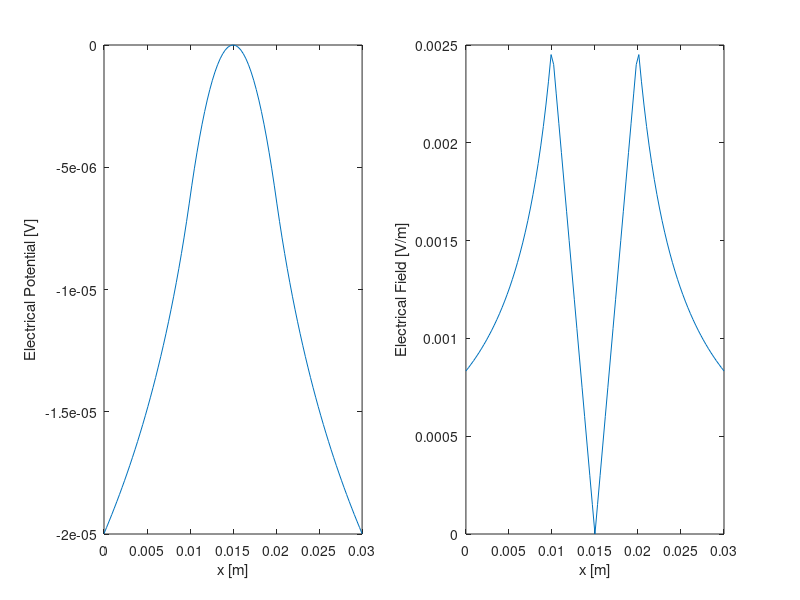
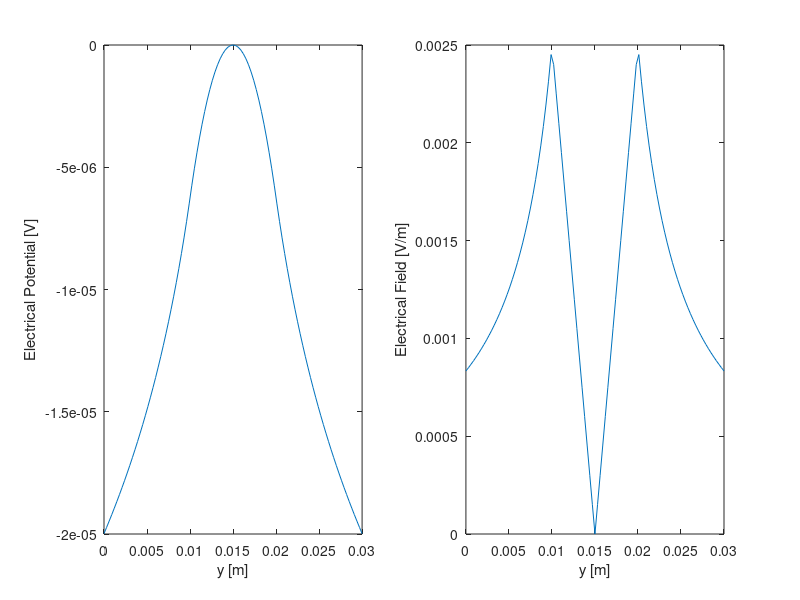
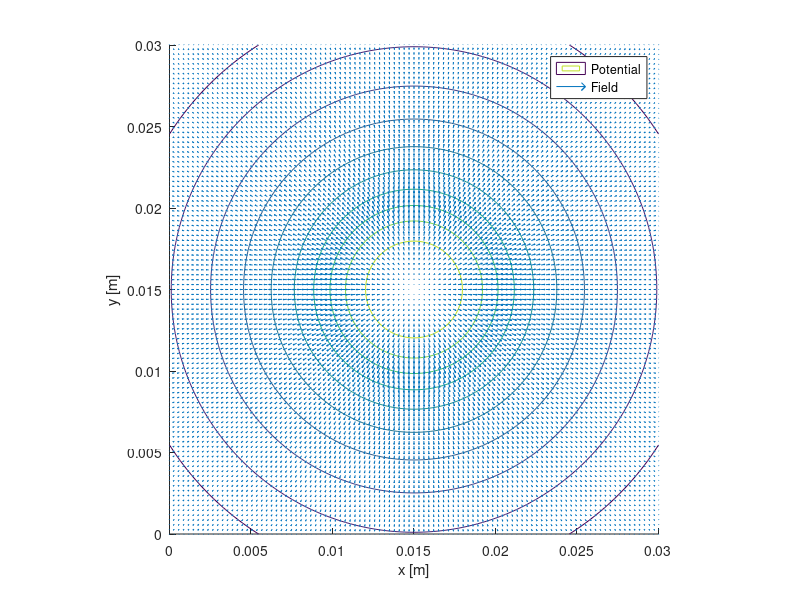
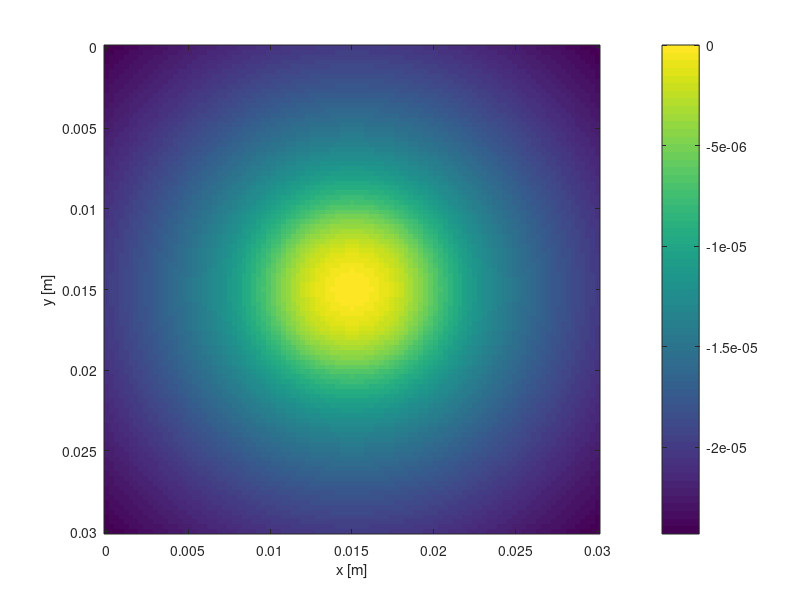

Write MATLAB code to recreate these figures, in order. (Note: this script raises an error after producing the figures.)
%% Problem 1
close all; clear; clc; 
delete *.eps

% define parameters

eps0 = 8.85e-12; % vacuum permittivity

Lx = 3e-2; % Lx = 3cm
Ly = 3e-2; % Ly = 3cm

x0 = Lx/2; 
y0 = Ly/2; % center of the cylinder 

R = Lx/6;  % radius of the cylinder
rou0 = 8.85e-12;  % charge density in the cylinder


nx = 100;  % number of points 
ny = nx;


% discretization domain

x = linspace(0,Lx,nx+1);
y = linspace(0,Ly,ny+1);

delx = x(2)-x(1);
dely = y(2)-y(1);

[X, Y] = meshgrid(x,y);

% Compute the electric field and electric potential

r  = sqrt((X-x0).^2+(Y-y0).^2);


% E1 = ro_0 / (2*eps0) * r;       % r < R
% E2 = ro_0*R^2/(2*eps0) ./ r;    % r > R
% 
% Phi1 = -ro_0/(4*eps0) * r.*2;   % r < R
% Phi2 = -ro_0/(4*eps0) * R^2 * (1-2*log(R./r)); % r > R 

E1 = rou0 / (2*eps0) * sqrt((X-x0).^2+(Y-y0).^2);       % r < R
E2 = rou0*R^2/(2*eps0) ./ sqrt((X-x0).^2+(Y-y0).^2);    % r > R

V1 = -rou0/(4*eps0) * ((X-x0).^2+(Y-y0).^2);   % r < R
V2 = -rou0/(4*eps0) * R^2 * (1-2*log(R./sqrt((X-x0).^2+(Y-y0).^2))); % r > R 

[idxX, idxY] = find( sqrt( (X-x0).^2 + (Y-y0).^2 ) > R );


E = E1;
V = V1;

for i = 1:length(idxX) 
    E(idxX(i), idxY(i)) = E2(idxX(i), idxY(i));
    V(idxX(i), idxY(i)) = V2(idxX(i), idxY(i));
end


Ex = E.* (X-x0)./r;   % Ex = Er * (x-x0)/r
Ey = E.* (Y-y0)./r;   % Ey = Er * (y-y0)/r

xidx = find(y == y0);
yidx = find(x == x0);




figure(1)
clf 
subplot(1,2,1)
plot(X(xidx,:),V(xidx,:))
xlabel('x [m]')
ylabel('Electrical Potential [V]')
subplot(1,2,2)
plot(X(xidx,:),E(xidx,:))
xlabel('x [m]')
ylabel('Electrical Field [V/m]')
print -depsc fig1.eps

figure(2)
clf
subplot(1,2,1)
plot(Y(:,yidx),V(:,yidx))
xlabel('y [m]')
ylabel('Electrical Potential [V]')
subplot(1,2,2)
plot(Y(:,yidx),E(:,yidx))
xlabel('y [m]')
ylabel('Electrical Field [V/m]')
print -depsc fig2.eps

figure(3)
clf
hold on 
axis equal
contour(X,Y,V)
quiver(X,Y,Ex,Ey)
legend('Potential', 'Field')
xlabel('x [m]')
ylabel('y [m]')
print -depsc fig3.eps

figure(4) 
clf
imagesc(x,y,V) % magnitude of potential
colorbar
xlabel('x [m]')
ylabel('y [m]')
print -depsc fig4.eps

figure(5)
clf
imagesc(x,y,E) % magnitude of electric field
colorbar
xlabel('x [m]')
ylabel('y [m]')
print -depsc fig5.eps


%% Problem 2

% parameter definition
a = 1/dely^2*(-2/delx^2-2/dely^2)^-1;
b = a;
c = 1/delx^2*(-2/delx^2-2/dely^2)^-1;
d = c;

% v = ones(size(V,1),size(V,2));
% v(1,:) = 0; v(size(v,1),:) = 0; v(:,1) = 0; v(:,size(v,2)) = 0; % boundary condition

v = zeros(size(V,1),size(V,2));

% distribution of the charge density
s = rou0*ones(size(X,1),size(X,2))*(-2/delx^2-2/dely^2)^-1/(-eps0);
for i = 1 : length(idxX)
    s(idxX(i), idxY(i)) = 0;
end

epsilon = 1e-10;  % accuracy
dnorms=sum(sum(s.^2)); 

% figure(6)
% clf
% imagesc(x,y,s)
% axis equal
% colorbar

wVect = 1:0.05:2;
vCell = cell(1,length(wVect));
itVect = zeros(1,length(wVect));
exCell = cell(1,length(wVect));
eyCell = cell(1,length(wVect));
eCell = cell(1,length(wVect));


for i = 1:length(wVect)
    
    w = wVect(i);

    [v,it] = sorEE430S19(a,b,c,d,v,s,w,epsilon,nx,ny,dnorms);
    vCell{i} = v;    % store the potential
    itVect(i) = it;  % store the iteration number


    % calculating the electric field from the potential
    [ex, ey] = gradient(v);
    ex = -ex/delx;
    ey = -ey/dely;
    e = sqrt(ex.^2+ey.^2);
    exCell{i} = ex;  % store ex
    eyCell{i} = ey;  % store ey
    eCell{i} = e;    % store e

end



figure(6)
clf
subplot(1,2,1)
plot(X(xidx,:),v(xidx,:))
hold on
plot(X(xidx,:),V(xidx,:),'r--')
xlabel('x [m]')
ylabel('Electrical Potential [V]')
legend('SOR', 'Analytical')
subplot(1,2,2)
plot(X(xidx,:),e(xidx,:))
hold on
plot(X(xidx,:),E(xidx,:),'r--')
xlabel('x [m]')
ylabel('Electrical Field [V/m]')
legend('SOR', 'Analytical')
print -depsc fig6.eps

figure(7)
clf
subplot(1,2,1)
plot(Y(:,yidx),v(:,yidx))
hold on
plot(Y(:,yidx),V(:,yidx),'r--')
xlabel('y [m]')
ylabel('Electrical Potential [V]')
legend('SOR', 'Analytical')
subplot(1,2,2)
plot(Y(:,yidx),e(:,yidx))
hold on 
plot(Y(:,yidx),E(:,yidx),'r--')
xlabel('y [m]')
ylabel('Electrical Field [V/m]')
legend('SOR', 'Analytical')
print -depsc fig7.eps


figure(8)
clf
hold on 
axis equal
contour(X,Y,v)
quiver(X,Y,ex,ey)
legend('Potential', 'Field')
xlabel('x [m]')
ylabel('y [m]')
print -depsc fig8.eps

figure(9) 
clf
imagesc(x,y,v) % magnitude of potential
colorbar
xlabel('x [m]')
ylabel('y [m]')
print -depsc fig9.eps

figure(10)
clf
imagesc(x,y,e) % magnitude of electric field
colorbar
xlabel('x [m]')
ylabel('y [m]')
print -depsc fig10.eps



figure(11)
clf
semilogy(wVect,itVect)
hold on
plot(wVect(itVect==min(itVect)),itVect(itVect==min(itVect)),'r*')
xlabel('w')
ylabel('Number of iteration')
print -depsc fig11.eps

wb_num = wVect(itVect==min(itVect));
wb_ana = 2/(1+sqrt(1-cos(pi/nx)^2));




% s = -rou0/eps0*(-2/delx^2-2/dely^2)^(-1)*ones(size(v,1),size(v,2));
% rosor = cos(pi/nx); w = 2/(1+sqrt(1-rosor^2));
% epsilon = 1e-10; 
% dnorms=sum(sum(s.^2));
% 
% [v,it]=sorEE430S19(a,b,c,d,v,s,w,epsilon,nx,ny,dnorms);
% [ex, ey] = gradient(v);
% ex = -ex/delx;
% ey = -ey/dely;
% e = sqrt(ex.^2+ey.^2);


% clear w a b c d v s epsilon dnorms
% 
% w = 1.1:0.1:2.9;
% itVect = zeros(1,length(w));
% for i = 1:length(w)
%     a = 1/dely^2*(-2/delx^2-2/dely^2)^-1;
%     b = a;
%     c = 1/delx^2*(-2/delx^2-2/dely^2)^-1;
%     d = c;
%     v = zeros(size(V,1),size(V,2));
%     s = -rou0/eps0*(-2/delx^2-2/dely^2)^(-1)*ones(size(v,1),size(v,2));
%     epsilon = 1e-10; 
%     dnorms=sum(sum(s.^2));
%     [v,it]=sorEE430S19(a,b,c,d,v,s,w(i),epsilon,nx,ny,dnorms);
%     itVect(i) = it;
% end





%% Problem 3


v = zeros(size(V,1),size(V,2));

% match boundary conditions
v(1,:) = V(1,:) ;
v(size(v,1),:) = V(size(v,1),:); 
v(:,1) = V(:,1);
v(:,size(v,2)) = V(:,size(v,2)); 

w = wb_num;   % set it as the best value calculated numerically 

[v,~] = sorEE430S19(a,b,c,d,v,s,w,epsilon,nx,ny,dnorms);


% calculating the electric field from the potential
[ex, ey] = gradient(v);
ex = -ex/delx;
ey = -ey/dely;
e = sqrt(ex.^2+ey.^2);


figure(12)
clf
subplot(1,2,1)
plot(X(xidx,:),v(xidx,:))
hold on
plot(X(xidx,:),V(xidx,:),'r--')
xlabel('x [m]')
ylabel('Electrical Potential [V]')
legend('SOR', 'Analytical')
subplot(1,2,2)
plot(X(xidx,:),e(xidx,:))
hold on
plot(X(xidx,:),E(xidx,:),'r--')
xlabel('x [m]')
ylabel('Electrical Field [V/m]')
legend('SOR', 'Analytical')
print -depsc fig12.eps

figure(13)
clf
subplot(1,2,1)
plot(Y(:,yidx),v(:,yidx))
hold on
plot(Y(:,yidx),V(:,yidx),'r--')
xlabel('y [m]')
ylabel('Electrical Potential [V]')
legend('SOR', 'Analytical')
subplot(1,2,2)
plot(Y(:,yidx),e(:,yidx))
hold on 
plot(Y(:,yidx),E(:,yidx),'r--')
xlabel('y [m]')
ylabel('Electrical Field [V/m]')
legend('SOR', 'Analytical')
print -depsc fig13.eps


figure(14)
clf
hold on 
axis equal
contour(X,Y,v)
quiver(X,Y,ex,ey)
legend('Potential', 'Field')
xlabel('x [m]')
ylabel('y [m]')
print -depsc fig14.eps

figure(15) 
clf
imagesc(x,y,v) % magnitude of potential
colorbar
xlabel('x [m]')
ylabel('y [m]')
print -depsc fig15.eps

figure(16)
clf
imagesc(x,y,e) % magnitude of electric field
colorbar
xlabel('x [m]')
ylabel('y [m]')
print -depsc fig16.eps
